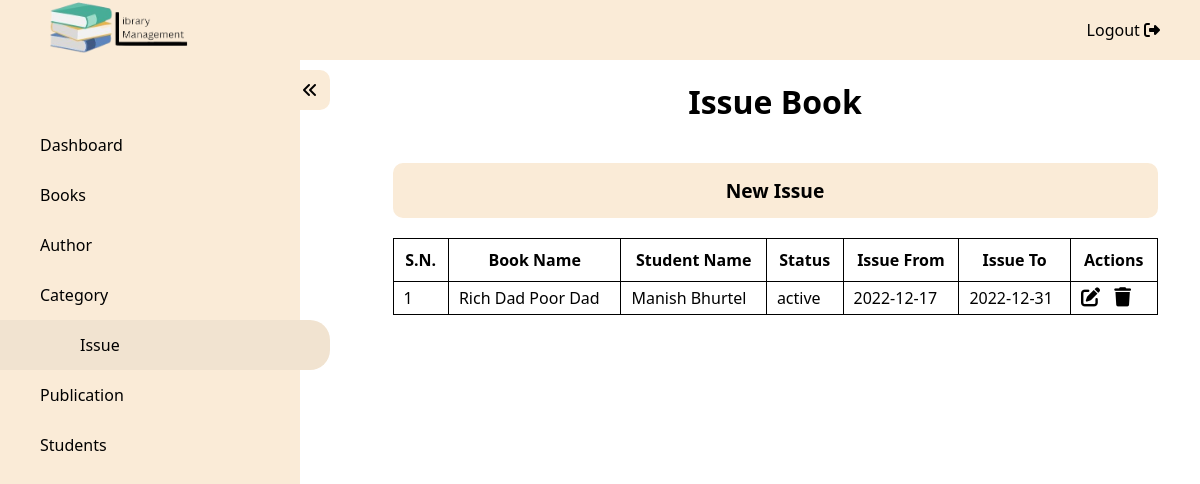
/admin/issue.php (signed in), run on an earlier commit of the app's database.
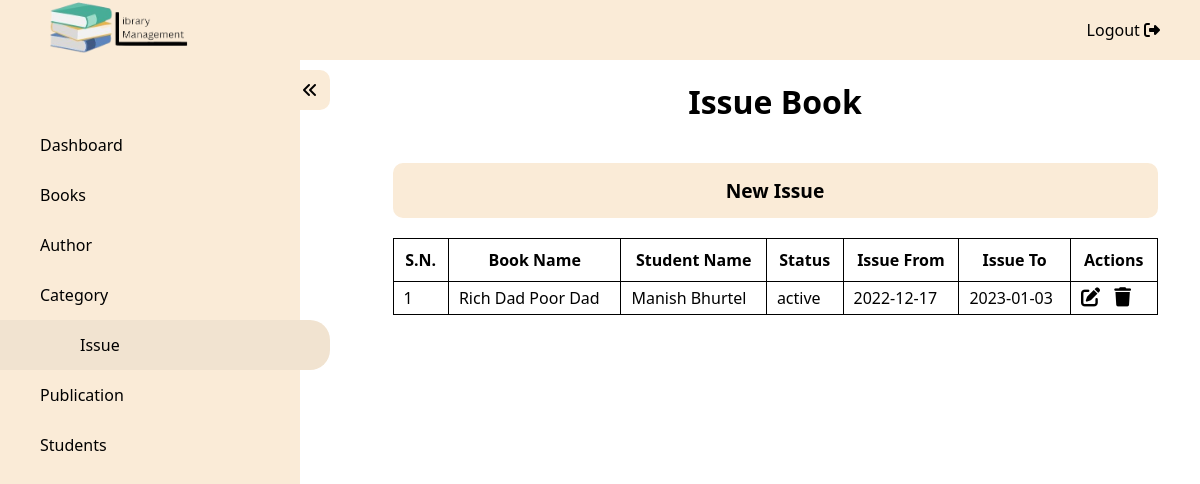
And on a later commit of the database.
### tables this page shows
CREATE TABLE `Issue_Details` (
  `ISS_ID` int NOT NULL,
  `BOOK_ID` int NOT NULL,
  `SD_ID` int NOT NULL,
  `ISS_From` timestamp NOT NULL DEFAULT CURRENT_TIMESTAMP,
  `ISS_To` varchar(50) NOT NULL,
  `ISS_Status` varchar(50) NOT NULL
);

CREATE TABLE `Book_Details` (
  `BOOK_ID` int NOT NULL,
  `BOOK_Name` varchar(255) NOT NULL,
  `BOOK_ISBN` varchar(255) NOT NULL,
  `AUT_ID` int NOT NULL,
  `CAT_ID` int NOT NULL,
  `PUB_ID` int NOT NULL,
  `BOOK_Pub_Date` varchar(50) NOT NULL,
  `BOOK_Stock` int NOT NULL,
  `BOOK_Price` int NOT NULL,
  `BOOK_Page` int NOT NULL,
  `BOOK_Image` varchar(255) NOT NULL,
  `BOOK_Add_Date` timestamp NOT NULL DEFAULT CURRENT_TIMESTAMP
);

CREATE TABLE `Student_Details` (
  `SD_ID` int NOT NULL,
  `SD_Email` varchar(255) NOT NULL,
  `SD_Password` varchar(50) NOT NULL,
  `SD_Name` varchar(255) NOT NULL
);

### admin/issue.php (the view, shortened to what this page needs)
<?php
require("../config/db_connect.php");
?>
<!DOCTYPE html>
<html lang="en">
<head>
    <link rel="stylesheet" href="https://cdnjs.cloudflare.com/ajax/libs/font-awesome/6.2.1/css/all.min.css" />
    <link rel="stylesheet" href="../assets/css/index.css" />
    <link rel="stylesheet" href="../assets/css/details.css">
</head>
<body>
    <nav id="topbar">
        <div class="logo"><a href="../index.php"><img src="../assets/image/logo.png" /></a></div>
        <ul>
            <li><a href="../functions/logout.php">Logout <i class="fa-solid fa-right-from-bracket"></i></a> </li>
        </ul>
    </nav>
    <div class="wrapper">
        <nav id="sidebar" class="activeSidebar">
            <div class="iconParent">
                <i class="fa-solid fa-angles-left icon"></i>
            </div>
            <ul>
                <a href="./dashboard.php">
                    <li>Dashboard</li>
                </a>
                <a href="./books.php">
                    <li>Books</li>
                </a>
                <a href="./author.php">
                    <li>Author</li>
                </a>
                <a href="./category.php">
                    <li>Category</li>
                </a>
                <a href="./issue.php">
                    <li class="active">Issue</li>
                </a>
                <a href="./publication.php">
                    <li>Publication</li>
                </a>
                <a href="./student_details.php">
                    <li>Students</li>
                </a>
            </ul>
        </nav>
        <div class="content">
            <h1>Issue Book</h1>
            <a href="./addIssue.php">
                <button>New Issue</button>
            </a>
            <table>
                <thead>
                    <tr>
                        <th>S.N.</th>
                        <th>Book Name</th>
                        <th>Student Name</th>
                        <th>Status</th>
                        <th>Issue From</th>
                        <th>Issue To</th>
                        <th>Actions</th>
                    </tr>
                </thead>
                <tbody>
                    <?php
                    $res = mysqli_query($conn, "SELECT * FROM Issue_Details JOIN Book_Details ON Book_Details.BOOK_ID = Issue_Details.BOOK_ID JOIN Student_Details ON Student_Details.SD_ID = Issue_Details.SD_ID ORDER BY Issue_Details.ISS_From DESC");
                    if (mysqli_num_rows($res) == 0) {
                        echo "<p>No records Found.</p>";
                    } else {
                        $i = 1;
                        while ($row = mysqli_fetch_array($res)) {
                            $id = $row['ISS_ID'];
                            $bookName = $row['BOOK_Name'];
                            $studentName = $row['SD_Name'];
                            $status = $row['ISS_Status'];
                            $issFrom = $row['ISS_From'];
                            $issTo = $row['ISS_To'];
                    ?>
                            <tr>
                                <td><?php echo $i; ?></td>
                                <td><?php echo $bookName; ?></td>
                                <td><?php echo $studentName ?></td>
                                <td><?php echo $status ?></td>
                                <td><?php echo date('Y-m-d', strtotime($issFrom)) ?></td>
                                <td><?php echo $issTo ?></td>
                                <td>
                                    <?php echo "<a href='./editIssue.php?id=" . $id . "'>" ?><i class="fa-solid fa-pen-to-square"></i></a>
                                    <?php echo "<a href='../functions/deleteIssue.php?id=" . $id . "'>" ?><i class="fa-solid fa-trash"></i></a>
                                </td>
                            </tr>
                    <?php
                            $i++;
                        }
                    }
                    ?>
                </tbody>
            </table>
        </div>
    </div>
</body>
</html>

What changed in the data, as far as the page shows it:
changed issue_details "active": ISS_To "2022-12-31" → "2023-01-03"
